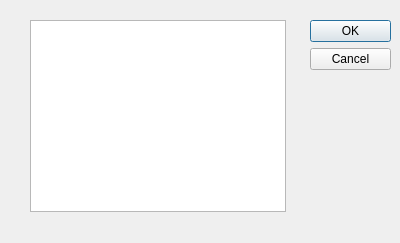
<?xml version="1.0" encoding="UTF-8"?>
<ui version="4.0">
 <class>PacketUtil</class>
 <widget class="QDialog" name="PacketUtil">
  <property name="geometry">
   <rect>
    <x>0</x>
    <y>0</y>
    <width>400</width>
    <height>243</height>
   </rect>
  </property>
  <property name="windowTitle">
   <string>Dialog</string>
  </property>
  <widget class="QDialogButtonBox" name="OkDeviceSelect">
   <property name="geometry">
    <rect>
     <x>310</x>
     <y>20</y>
     <width>81</width>
     <height>241</height>
    </rect>
   </property>
   <property name="orientation">
    <enum>Qt::Vertical</enum>
   </property>
   <property name="standardButtons">
    <set>QDialogButtonBox::Cancel|QDialogButtonBox::Ok</set>
   </property>
  </widget>
  <widget class="QListWidget" name="listWidget">
   <property name="geometry">
    <rect>
     <x>30</x>
     <y>20</y>
     <width>256</width>
     <height>192</height>
    </rect>
   </property>
  </widget>
 </widget>
 <resources/>
 <connections>
  <connection>
   <sender>OkDeviceSelect</sender>
   <signal>accepted()</signal>
   <receiver>PacketUtil</receiver>
   <slot>accept()</slot>
   <hints>
    <hint type="sourcelabel">
     <x>248</x>
     <y>254</y>
    </hint>
    <hint type="destinationlabel">
     <x>157</x>
     <y>274</y>
    </hint>
   </hints>
  </connection>
  <connection>
   <sender>OkDeviceSelect</sender>
   <signal>rejected()</signal>
   <receiver>PacketUtil</receiver>
   <slot>reject()</slot>
   <hints>
    <hint type="sourcelabel">
     <x>316</x>
     <y>260</y>
    </hint>
    <hint type="destinationlabel">
     <x>286</x>
     <y>274</y>
    </hint>
   </hints>
  </connection>
 </connections>
</ui>
